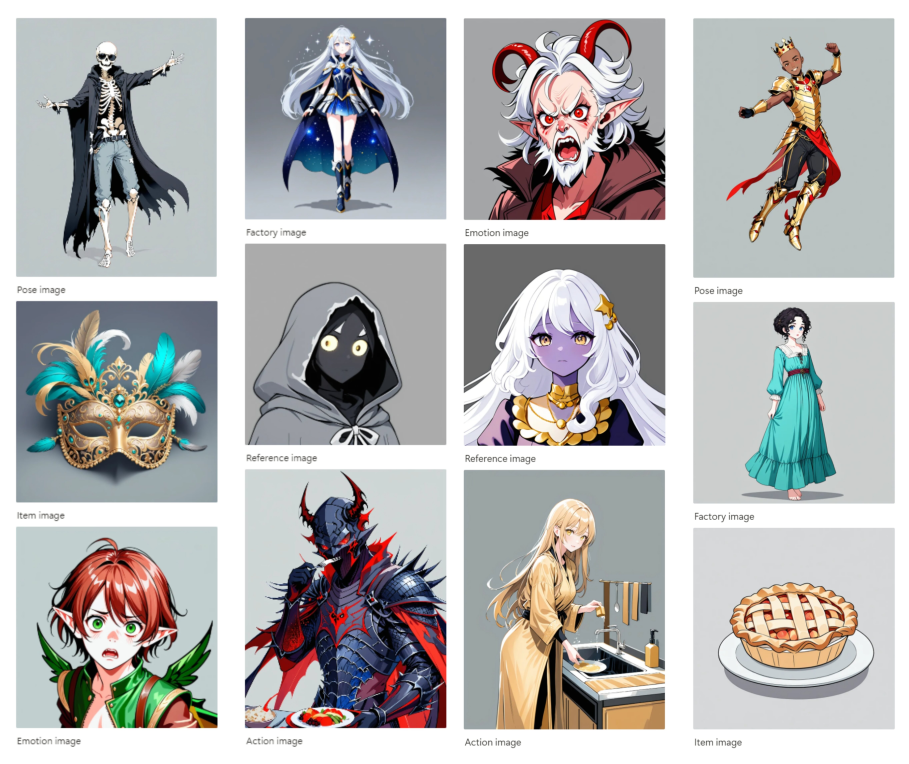
#> input picture images/dataset_example.jpg, 5453 x 4584 px (shown at 1/6 size); its folder holds only this picture in this run
$ python -i split.py   (imports and definitions only)
#> lines starting #> are read from the running program, lines starting #| are printed output that depends on the picture
### config.py
import os
import math


class Config():
    def __init__(self) -> None:
        # PATH settings
        # Make up your file system as: SYS_HOME_DIR/codes/dis/BiRefNet, SYS_HOME_DIR/datasets/dis/xx, SYS_HOME_DIR/weights/xx

        absolute_path = os.path.dirname(__file__)
        self.sys_home_dir = absolute_path.replace('/codes/dis/BiRefNet', '')
        self.data_root_dir = os.path.join(self.sys_home_dir, 'datasets/dis')

        # TASK settings
        self.task = ['DIS5K', 'COD', 'HRSOD', 'fine_tuning', 'General-2K', 'Matting'][3]

        self.prompt4loc = ['dense', 'sparse'][0]

        # Faster-Training settings
        self.load_all = False   # Turn it on/off by your case. It may consume a lot of CPU memory. And for multi-GPU (N), it would cost N times the CPU memory to load the data.
        self.compile = True                             # 1. Trigger CPU memory leak in some extend, which is an inherent problem of PyTorch.
                                                        #   Machines with > 70GB CPU memory can run the whole training on DIS5K with default setting.
                                                        # 2. Higher PyTorch version may fix it: https://github.com/pytorch/pytorch/issues/119607.
                                                        # 3. But compile in Pytorch > 2.0.1 seems to bring no acceleration for training.
        self.precisionHigh = True

        # MODEL settings
        self.ms_supervision = True
        self.out_ref = self.ms_supervision and True
        self.dec_ipt = True
        self.dec_ipt_split = True
        self.cxt_num = [0, 3][1]    # multi-scale skip connections from encoder
        self.mul_scl_ipt = ['', 'add', 'cat'][2]
        self.dec_att = ['', 'ASPP', 'ASPPDeformable'][2]
        self.squeeze_block = ['', 'BasicDecBlk_x1', 'ResBlk_x4', 'ASPP_x3', 'ASPPDeformable_x3'][1]
        self.dec_blk = ['BasicDecBlk', 'ResBlk'][0]
        self.batch_size = 2


        self.finetune_last_epochs = [
            0,
            {
                'DIS5K': -40,
                'COD': -20,
                'HRSOD': -20,
                'fine_tuning': -20,
                'General-2K': -20,
                'Matting': -20,
            }[self.task]
        ][1]    # choose -20
        self.lr = 1e-5 * math.sqrt(self.batch_size / 4)
        self.size = (1024, 1024) if self.task not in ['General-2K'] else (2560, 1440)   # wid, hei
        self.dynamic_size = [(0, 0), ((512-256, 2048+256), (512-256, 2048+256))][0]    # wid, hei. It might cause errors in using compile.
        self.background_color_synthesis = False             # whether to use pure bg color to replace the original backgrounds.
        self.num_workers = max(4, self.batch_size)          # will be decrease to min(it, batch_size) at the initialization of the data_loader

        # Backbone settings
        self.bb = [
            'vgg16', 'vgg16bn', 'resnet50',         # 0, 1, 2
            'swin_v1_t', 'swin_v1_s',               # 3, 4
            'swin_v1_b', 'swin_v1_l',               # 5-bs9, 6-bs4
            'pvt_v2_b0', 'pvt_v2_b1',               # 7, 8
            'pvt_v2_b2', 'pvt_v2_b5',               # 9-bs10, 10-bs5
        ][6]
        self.lateral_channels_in_collection = {
            'vgg16': [512, 256, 128, 64], 'vgg16bn': [512, 256, 128, 64], 'resnet50': [1024, 512, 256, 64],
            'pvt_v2_b2': [512, 320, 128, 64], 'pvt_v2_b5': [512, 320, 128, 64],
            'swin_v1_b': [1024, 512, 256, 128], 'swin_v1_l': [1536, 768, 384, 192],
            'swin_v1_t': [768, 384, 192, 96], 'swin_v1_s': [768, 384, 192, 96],
            'pvt_v2_b0': [256, 160, 64, 32], 'pvt_v2_b1': [512, 320, 128, 64],
        }[self.bb]
        if self.mul_scl_ipt == 'cat':
            self.lateral_channels_in_collection = [channel * 2 for channel in self.lateral_channels_in_collection]
        self.cxt = self.lateral_channels_in_collection[1:][::-1][-self.cxt_num:] if self.cxt_num else []

        # MODEL settings - inactive
        self.lat_blk = ['BasicLatBlk'][0]
        self.dec_channels_inter = ['fixed', 'adap'][0]
        self.refine = ['', 'itself', 'RefUNet', 'Refiner', 'RefinerPVTInChannels4'][0]
        self.progressive_ref = self.refine and True
        self.ender = self.progressive_ref and False
        self.scale = self.progressive_ref and 2
        self.auxiliary_classification = False       # Only for DIS5K, where class labels are saved in `dataset.py`.
        self.refine_iteration = 1
        self.freeze_bb = False
        self.model = [
            'BiRefNet',
            'BiRefNetC2F',
        ][0]

        # TRAINING settings - inactive
        self.preproc_methods = ['flip', 'enhance', 'rotate', 'pepper', 'crop'][:4 if not self.background_color_synthesis else 1]
        self.optimizer = ['Adam', 'AdamW'][1]
        self.lr_decay_epochs = [1e5]    # Set to negative N to decay the lr in the last N-th epoch.
        self.lr_decay_rate = 0.5
        # Loss
        self.lambdas_pix_last = {
            'bce': 100 * 1,
            'iou': 0.5 * 1,
            'iou_patch': 0.5 * 0,
            'mae': 100 * 1,
            'mse': 30 * 0,
            'triplet': 3 * 0,
            'reg': 100 * 0,
            'ssim': 10 * 1,
            'cnt': 5 * 0,
            'structure': 5 * 0,
        }

        self.lambdas_cls = {
            'ce': 5.0
        }

        # PATH settings - inactive
        self.weights_root_dir = os.path.join(self.sys_home_dir, 'weights/cv')
        self.weights = {
            'pvt_v2_b2': os.path.join(self.weights_root_dir, 'pvt_v2_b2.pth'),
            'pvt_v2_b5': os.path.join(self.weights_root_dir, ['pvt_v2_b5.pth', 'pvt_v2_b5_22k.pth'][0]),
            'swin_v1_b': os.path.join(self.weights_root_dir, ['swin_base_patch4_window12_384_22kto1k.pth', 'swin_base_patch4_window12_384_22k.pth'][0]),
            'swin_v1_l': os.path.join(self.weights_root_dir, ['swin_large_patch4_window12_384_22kto1k.pth', 'swin_large_patch4_window12_384_22k.pth'][0]),
            'swin_v1_t': os.path.join(self.weights_root_dir, ['swin_tiny_patch4_window7_224_22kto1k_finetune.pth'][0]),
            'swin_v1_s': os.path.join(self.weights_root_dir, ['swin_small_patch4_window7_224_22kto1k_finetune.pth'][0]),
            'pvt_v2_b0': os.path.join(self.weights_root_dir, ['pvt_v2_b0.pth'][0]),
            'pvt_v2_b1': os.path.join(self.weights_root_dir, ['pvt_v2_b1.pth'][0]),
        }

        # Callbacks - inactive
        self.verbose_eval = True
        self.only_S_MAE = False
        self.SDPA_enabled = False    # Bugs. Slower and errors occur in multi-GPUs

        # others
        self.device = [0, 'cpu'][0]     # .to(0) == .to('cuda:0')

        self.batch_size_test = 1
        self.rand_seed = 7

        # Read save_last and save_step from train_finetuning.sh
        run_sh_file = [f for f in os.listdir('.') if 'train_finetuning.sh' == f] + [os.path.join('..', f) for f in os.listdir('..') if 'train_finetuning.sh' == f] #looking for train_finetuning.sh
        if run_sh_file:
            with open(run_sh_file[0], 'r') as f:
                lines = f.readlines()
                self.save_last = int([l.strip() for l in lines if 'val_last=' in l][0].split('val_last=')[-1].split()[0]) #how many epochs from the end starting saving checkpoints
                self.save_step = int([l.strip() for l in lines if 'step=' in l][0].split('step=')[-1].split()[0]) #how many epochs between saving checkpoints


# Return task for choosing settings in shell scripts.
# [16 lines that do not run on import are left out]

### split.py
import argparse
import os
import random
from config import Config
from typing import List
from datetime import datetime
import shutil
from PIL import Image
import numpy as np

config = Config()


# [46 lines left out: functions check_correspondence, move_images, rename_picture, not called in this run]

def special_print(image: str):
    """
    Print the image in a special format
    """
    #return "Alpha channel: "+image.split("_")[0]+", Context: "+image.split("_")[1:-2]+", Character ID: "+image.split("_")[-2]+", Seed: "+image.split("_")[-1].replace(".png", "").replace("seed", "")
    return "Alpha channel: "+image.split("_")[0]+", Context: "+"_".join(image.split("_")[1:-1])+", Character ID: "+image.split("_")[-1] #if there isn't seed in the name

# [118 lines left out: functions common_order_1, split_dataset, not called in this run]

# [17 lines not run here, left out]

>>> import cv2
>>> picture = cv2.imread('images/dataset_example.jpg', cv2.IMREAD_GRAYSCALE)
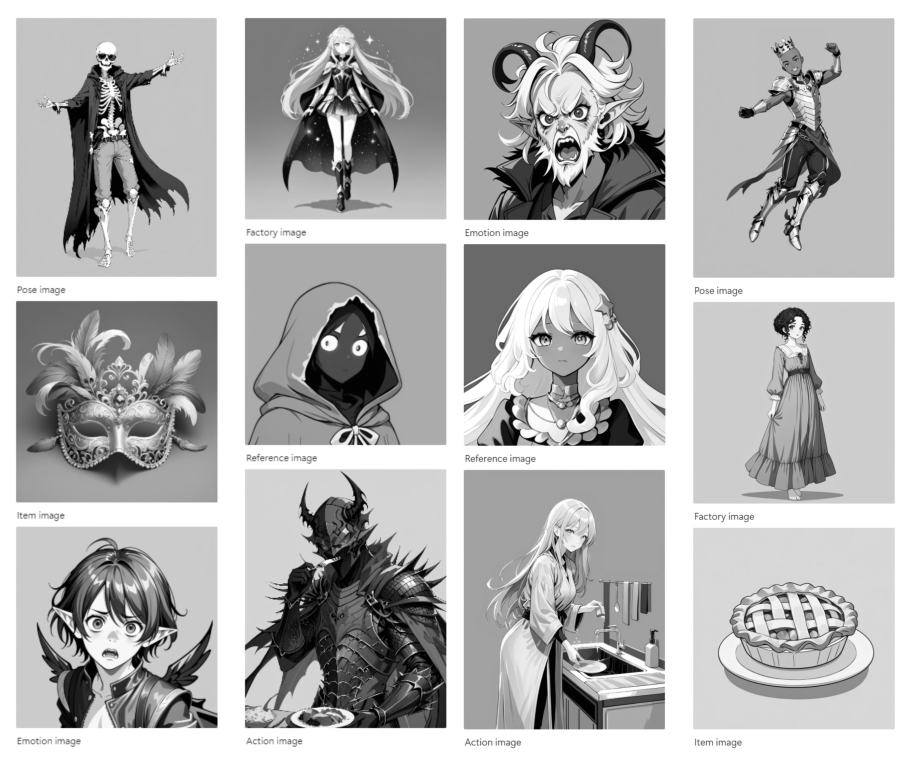
#> picture: shape (4584, 5453) (shown at 1/6 size); min 0, max 255, mean 178.7
#> (the run stopped early here; a loop or call above may not have finished)
